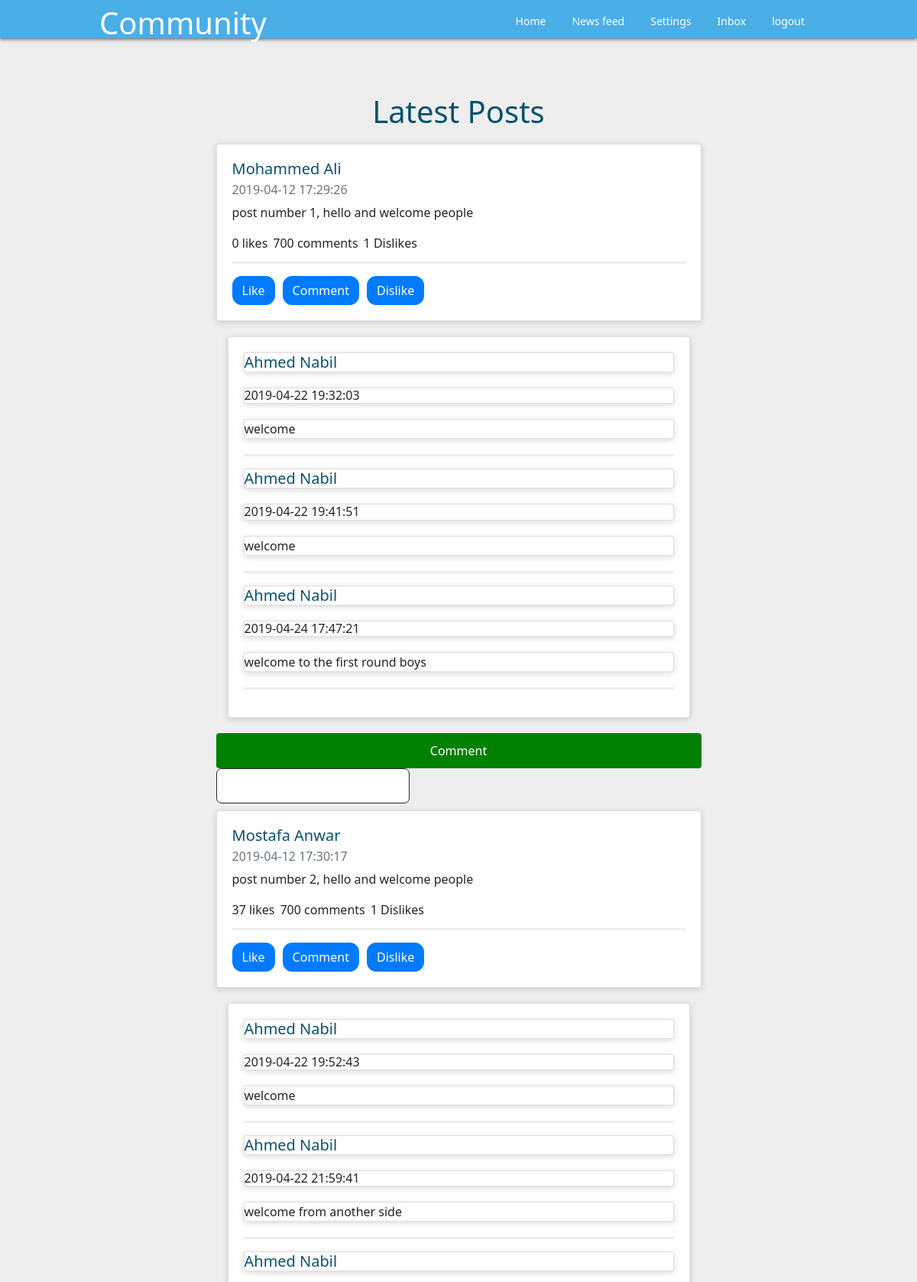
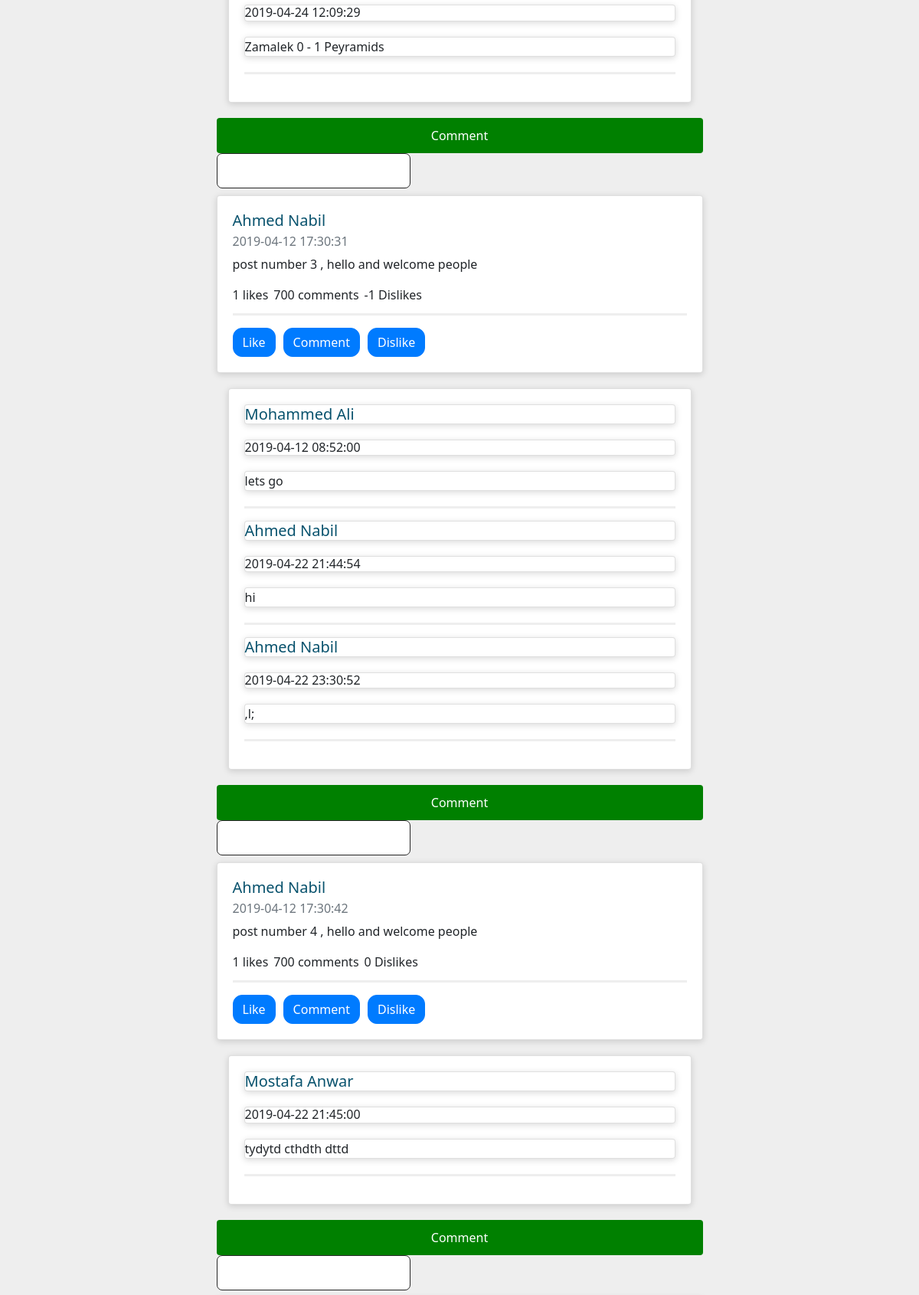
The app's page /demo.php (upper part) with its own data (2 pictures, top to bottom).
### tables this page shows
CREATE TABLE `posts` (
  `post_id` int(11) NOT NULL,
  `post_body` varchar(600) NOT NULL,
  `user_id` int(11) NOT NULL,
  `likes` int(11) NOT NULL,
  `dislikes` int(11) NOT NULL,
  `privacy` int(11) NOT NULL,
  `post_date` datetime NOT NULL,
  `Rating_state` int(11) NOT NULL
);

CREATE TABLE `users` (
  `user_id` int(11) NOT NULL,
  `username` varchar(30) NOT NULL,
  `email` varchar(30) NOT NULL,
  `password` varchar(30) NOT NULL,
  `followingCount` int(11) NOT NULL,
  `followers` int(11) NOT NULL,
  `age` int(11) NOT NULL,
  `gender` varchar(10) NOT NULL
);

### Includes/DBConnection.php (called while the page is built, shortened)
<?php
class DBConnection
{
    public $host="localhost";
    public $user="root";
    public $pass="";
    public $DB="communitydb";
    public function Connect(){
        $this->con=new mysqli($this->host,$this->user,$this->pass,$this->DB);
    }
}

### demo.php (the view, shortened to what this page needs)
<?php
include 'Includes/nav.php';
include 'Includes/DBConnection.php';
$db = new DBConnection();
$db->Connect();
$sql="SELECT users.username,posts.post_id,posts.post_body,posts.likes,posts.dislikes,posts.post_date,posts.privacy
 FROM posts INNER JOIN users ON posts.user_id = users.user_id";
$result = mysqli_query($db->con,$sql);
$result=mysqli_fetch_all($result);
?>
<html lang="en">
<head>
    <link rel="stylesheet" type="text/css" href="css/bootstrap.min.css">
    <link rel='stylesheet' type='text/css' href='css/main.css' />
</head>
<body>
<section class="latest-posts">
    <div class="container">
        <h1 style="text-align: center">Latest Posts</h1>
        <div class="row ">
            <?php
            foreach ($result as $post){
                $username=$post[0];
                $postID=$post[1];
                $postBody=$post[2];
                $postLikes=$post[3];
                $postDislikes=$post[4];
                $postDate=$post[5];
                echo"<div class=\"col-sm-12 col-md-7 edit\">";
                echo"<div class=\"card \">";
                echo" <div class=\"card-body\">";
                echo "<h5 class=\"card-title\">{$username} </h5>";
                echo"<h6 class=\"card-subtitle mb-2 text-muted\">{$postDate}</h6>";
                echo "<p class=\"card-text\">{$postBody}</p>";
                echo" <p class=\"count\">{$postLikes} likes</p>";
                echo "<p class=\"count\">700 comments</p>";
                echo "<p class=\"count\">{$postDislikes} Dislikes</p>";
                echo"<hr>";
                echo"<a href=\"#\" class=\"btn btn-primary\">Like</a>";
                echo"<a href=\"#\" class=\"btn btn-primary\">Comment</a>";
                echo"<a href=\"#\" class=\"btn btn-primary\">Dislike</a>";
                echo"</div>";
                echo"</div>";
                $commentQuery="SELECT DISTINCT users.username,comments.comment,comments.date from ((comments
                INNER JOIN users ON comments.user_id=users.user_id) INNER JOIN posts ON comments.post_id ='$postID')";
                $comments = mysqli_query($db->con,$commentQuery);
                $comments=mysqli_fetch_all($comments);
                echo "<div class=\"col-sm-12\">";
                    echo "<div class=\"card \">";
                        echo "<div class=\"card-body\">";
                foreach ($comments as $newComment){
                    $name=$newComment[0];
                    $comment_body=$newComment[1];
                    $date=$newComment[2];
                                 echo"<h5 class=\"card - title\"> $name </h5>";
                                echo "<h6 class=\"card - subtitle mb - 2 text - muted\">$date</h6>";
                                echo"<p class=\"card - text\">$comment_body</p>";
                                echo "<hr>";
                }
                        echo "</div>";
                    echo "</div>";
                echo "</div>";
                echo"<form class='\"commentform\"' id='formtocomment'>";
                           echo "<a href='#' class=\"btn btn - success commentbotton \" data-test='comment'>Comment</a>";
                           echo "<input type=\"text\" style=\" width: 100 %;margin - bottom: 10px;\" class=\"form - group commentvalue\" name='comment' id='commentvalue'>";
                   echo "</form>";
                echo"</div>";
            }
            ?>
        </div>
    </div>
</section>
</body>
</html>

### Includes/nav.php
<div id ='nav'>
    <div id = 'links'>
    <a href="">logout</a>
    <a href="">Inbox</a>
    <a href="">Settings</a>
        <a href="../newsFeed.php">News feed</a>
</div>
    <a href="index.php">Home</a>
    <div id='logo'><h1>Community</h1>
</div>
</div>

### css/main.css (style rules this page uses)
* { box-sizing: border-box; -webkit-box-sizing: border-box; }
body { margin: 0; padding: 0; background: #EEE; box-sizing: border-box; }
* { font-family: 'wf_SegoeUILight','Segoe UI Light', 'Segoe UI', 'Segoe WP Light', 'Tahoma', Arial, Verdana, sans-serif; font-weight: 300; }
hr { background: #EEE; border: 1px solid #EEE; height: 1px; }
#nav { width: 100%; background: #4aaee7; color: white; height: 50px; font-size: 14px; border-bottom: 1px solid #4aaee7; box-shadow: 0px 1px 5px rgba(0,0,0,.7); }
.success { width: 100%; text-align: center; color: white; margin: 0; background: green; padding-top:10px; padding-bottom: 10px; }
#nav a { float: right; color: white; text-decoration: none; padding: 15px; margin: 2px; font-family: 'wf_SegoeUILight','Segoe UI Light', 'Segoe UI', 'Segoe WP Light', 'Tahoma', Arial, Verdana, sans-serif; font-weight: 300; }
#links { margin-right: 130px; font-family: 'wf_SegoeUILight','Segoe UI Light', 'Segoe UI', 'Segoe WP Light', 'Tahoma', Arial, Verdana, sans-serif; font-weight: 300; }
#logo { margin-left: 130px; margin-top: 0px; }
#logo h1 { padding-top: 6px; font-family: 'wf_SegoeUILight','Segoe UI Light', 'Segoe UI', 'Segoe WP Light', 'Tahoma', Arial, Verdana, sans-serif; font-weight: 300; }
.latest-posts { padding: 55px 0;margin: 17px }
.latest-posts .container> h1 { margin-bottom: 18px;color:#08526D;text-align: center }
.latest-posts .card { -webkit-box-shadow: 0 2px 8px 0 rgba(0, 0, 0, 0.15); box-shadow: 0 2px 8px 0 rgba(0, 0, 0, 0.15); -webkit-transition: box-shadow 0.25s ease-in; -moz-transition: box-shadow 0.25s ease-in; -o-transition: box-shadow 0.25s ease-in; transition: box-shadow 0.25s ease-in; margin-bottom: 20px; }
.latest-posts { overflow: hidden !important }
.latest-posts .card h5 { color:#08526D }
.latest-posts .row .edit { margin: 0 auto;margin-bottom: -7px; }
.latest-posts .row .count { display: inline-block;padding-right: 7px;margin-bottom: -4px; }
.latest-posts .row .btn-primary { margin-right: 10px;border-radius: 12px; }
.commentvalue { padding: 10px;border-radius: 7px;border:1px solid #262626 }

### records on screen
posts: user.username "Mohammed Ali", post_date "2019-04-12 17:29:26", post_body "post number 1, hello and welcome people", likes "0", dislikes "1", name "Ahmed Nabil", date "2019-04-22 19:32:03", comment_body "welcome", date "2019-04-22 19:41:51", date "2019-04-24 17:47:21", comment_body "welcome to the first round boys"
posts: user.username "Mostafa Anwar", post_date "2019-04-12 17:30:17", post_body "post number 2, hello and welcome people", likes "37", dislikes "1", name "Ahmed Nabil", date "2019-04-22 19:52:43", comment_body "welcome", date "2019-04-22 21:59:41", comment_body "welcome from another side", date "2019-04-24 12:09:29", comment_body "Zamalek 0 - 1 Peyramids"
posts: user.username "Ahmed Nabil", post_date "2019-04-12 17:30:31", post_body "post number 3 , hello and welcome people", likes "1", dislikes "-1", name "Mohammed Ali", date "2019-04-12 08:52:00", comment_body "lets go", name "Ahmed Nabil", date "2019-04-22 21:44:54", comment_body "hi", date "2019-04-22 23:30:52", comment_body ",l;"
posts: user.username "Ahmed Nabil", post_date "2019-04-12 17:30:42", post_body "post number 4 , hello and welcome people", likes "1", dislikes "0", name "Mostafa Anwar", date "2019-04-22 21:45:00", comment_body "tydytd cthdth dttd"
